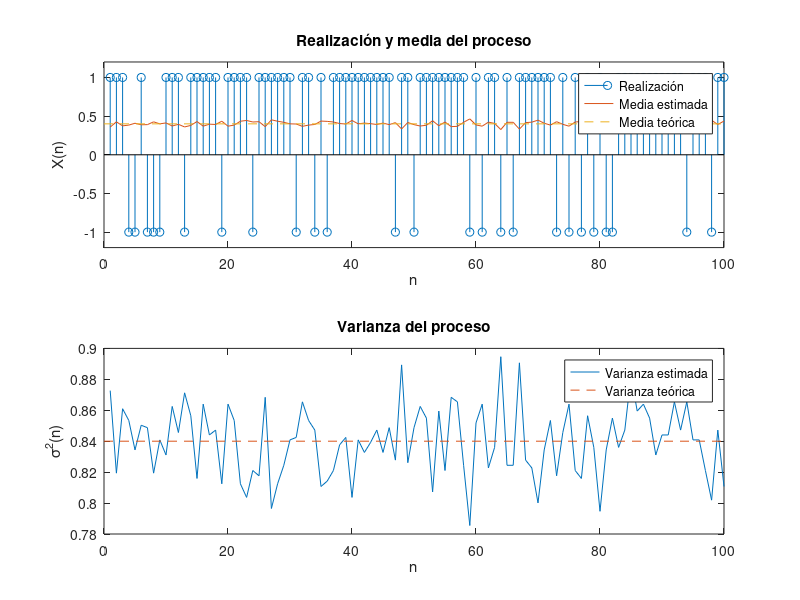
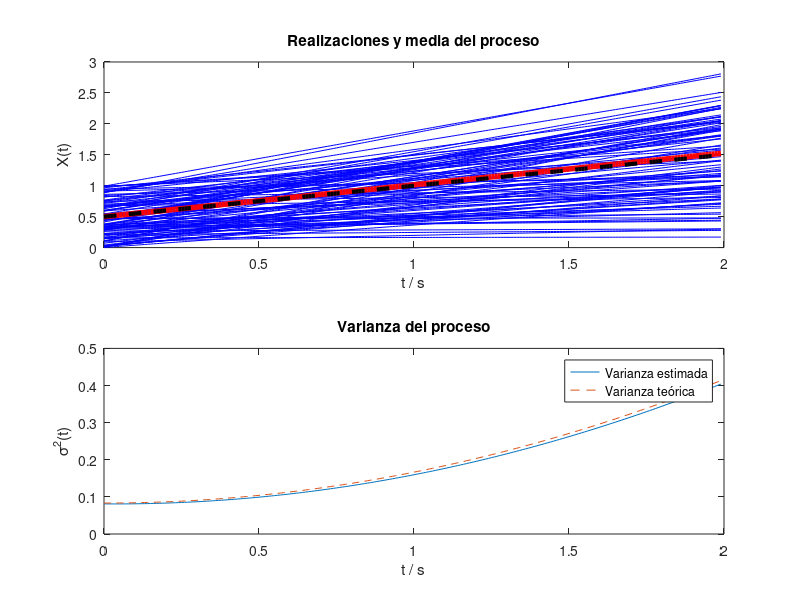

Source code (MATLAB) for these figures, in order:
close all;
clear all;
clc;

pkg load statistics;

% Actividad 1

rand('seed', 42);

M = 1000;
N = 100;

p = 0.7;

mu_X_exact = 2 * p - 1;
var_X_exact = 4 * p * (1 - p);

Z = rand(M, N) < p;

X = 2*Z - 1;

mu_X = mean(X)
var_X = var(X);

figure();

subplot(2, 1, 1);
stem(X(1,:));
hold on;
plot(mu_X);
plot([0 N], [mu_X_exact mu_X_exact], '--');
ylim([-1.2 1.2]);
legend(['Realización'; 'Media estimada'; 'Media teórica']);
title('Realización y media del proceso');
xlabel('n');
ylabel('X(n)');

subplot(2, 1, 2);
plot(var_X);
hold on;
plot([0 N], [var_X_exact var_X_exact], '--');
xlabel('n');
ylabel('\sigma^2(n)');
legend(['Varianza estimada'; 'Varianza teórica']);
title('Varianza del proceso');

% Actividad 2

rand('seed', 42);

M = 1000;

Ts = 0.01;

t = 0:Ts:(2-Ts);
N = length(t);

a = 0;
b = 1;
A = unifrnd(a, b, M, 1);
B = unifrnd(a, b, M, 1);

X = A .* t + B;

mu_X = mean(X)
var_X = var(X)

mu_X_exact = (a + b) / 2 * (t + 1);
var_X_exact = (b - a)^2 / 12 * (t .^ 2  + 1);

figure();

subplot(2, 1, 1);
plot(t, X(1:100,:)', 'color', 'b');
hold on;
plot(t, mu_X, 'linewidth', 4, 'color', 'r');
plot(t, mu_X_exact, '--', 'color', 'k', 'linewidth', 3);
title('Realizaciones y media del proceso');
xlabel('t / s');
ylabel('X(t)');

subplot(2, 1, 2);
plot(t, var_X);
hold on;
plot(t, var_X_exact, '--');
xlabel('t / s');
ylabel('\sigma^2(t)');
legend(['Varianza estimada'; 'Varianza teórica']);
title('Varianza del proceso');
